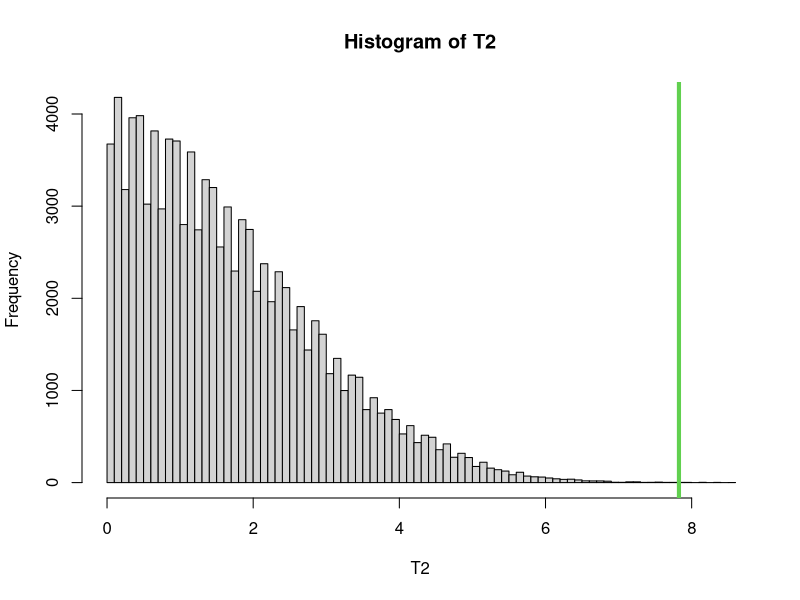
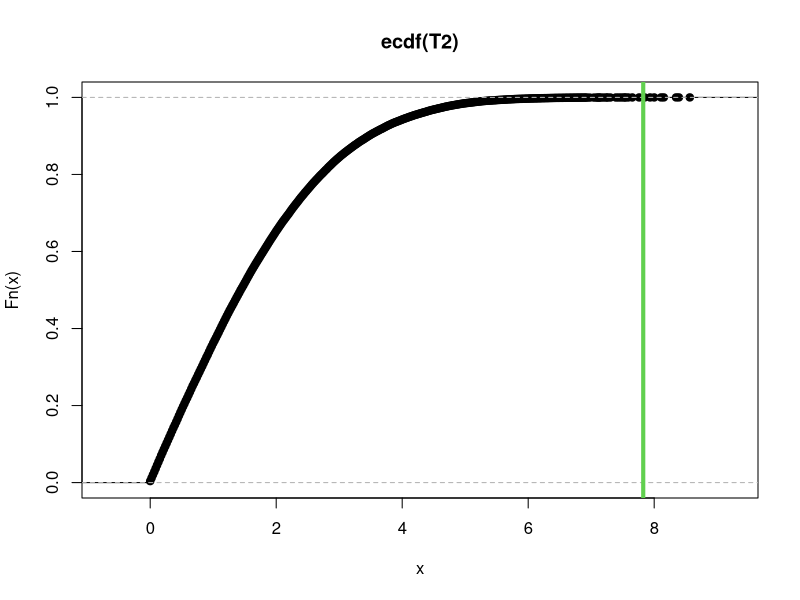

The R source for these figures, in order:
## ---- chunk 1
knitr::opts_chunk$set(echo = TRUE)
## ---- chunk 2
df_season <- read.csv('data/df_season.csv')
## ---- chunk 3
i2<-which(df_season$season=="Summer"&df_season$year_revisited=="2015")
i3<-which(df_season$season=="Winter"&df_season$year_revisited=="2015")
t1<-df_season[i2,4]  #summer population in 2015
t2<-df_season[i3,4]  #winter population in 2015
## ---- chunk 4
delta.0 <- 0
diff <- t1-t2
diff.mean <- mean(diff)
diff.cov <- var(diff)

#euclidean distance between the difference in means and the hypothesised value
T20 <- abs(diff.mean-delta.0) 
## ---- chunk 5
B = 100000
seed = 26111992
n1 <- length(t1)[1]
n2 <- length(t2)[1]
n <- n1+n2
T2 <- numeric(B)
set.seed(seed)
for(perm in 1:B)
{
  # Random permutation
  # obs: exchanging data within couples means changing the sign of the difference
  signs.perm <- rbinom(n1, 1, 0.5)*2 - 1
  diff_perm <- diff * matrix(signs.perm,nrow=n1,ncol=1,byrow=FALSE)
  diff.mean_perm <- mean(diff_perm)
  T2[perm] <- abs(diff.mean_perm-delta.0)
  }
## ---- chunk 6
# plotting the permutational distribution under H0
hist(T2,xlim=range(c(T2,T20)),breaks=100)
abline(v=T20,col=3,lwd=4)

plot(ecdf(T2))
abline(v=T20,col=3,lwd=4)

## ---- chunk 7

# p-value
p_val <- sum(T2>=T20)/B
p_val
## ---- chunk 8
#same for evey year
i2<-which(df_season$season=="Summer"&df_season$year_revisited=="2016")
i3<-which(df_season$season=="Winter"&df_season$year_revisited=="2016")
t1<-df_season[i2,4]  #summer population in 2016
t2<-df_season[i3,4]

#p_val=0.00661

i2<-which(df_season$season=="Summer"&df_season$year_revisited=="2017")
i3<-which(df_season$season=="Winter"&df_season$year_revisited=="2017")
t1<-df_season[i2,4]  #summer population in 2017
t2<-df_season[i3,4]

#p_val=1e-05

i2<-which(df_season$season=="Summer"&df_season$year_revisited=="2018")
i3<-which(df_season$season=="Winter"&df_season$year_revisited=="2018")
t1<-df_season[i2,4]  #summer population in 2018
t2<-df_season[i3,4]

#p_val=1e-05

i2<-which(df_season$season=="Summer"&df_season$year_revisited=="2019")
i3<-which(df_season$season=="Winter"&df_season$year_revisited=="2019")
t1<-df_season[i2,4]  #summer population in 2019
t2<-df_season[i3,4]

#p_val=0.10453

i2<-which(df_season$season=="Summer"&df_season$year_revisited=="2020")
i3<-which(df_season$season=="Winter"&df_season$year_revisited=="2020")
t1<-df_season[i2,4]  #summer population in 2020
t2<-df_season[i3,4]

#p_val=0.52872

i2<-which(df_season$season=="Summer"&df_season$year_revisited=="2021")
i3<-which(df_season$season=="Winter"&df_season$year_revisited=="2021")
t1<-df_season[i2,4]  #summer population in 2021
t2<-df_season[i3,4]

#p_val=1e-04

i2<-which(df_season$season=="Summer"&df_season$year_revisited=="2022")
i3<-which(df_season$season=="Winter"&df_season$year_revisited=="2022")
t1<-df_season[i2,4]  #summer population in 2022
t2<-df_season[i3,4]

#p_val=0.00229
